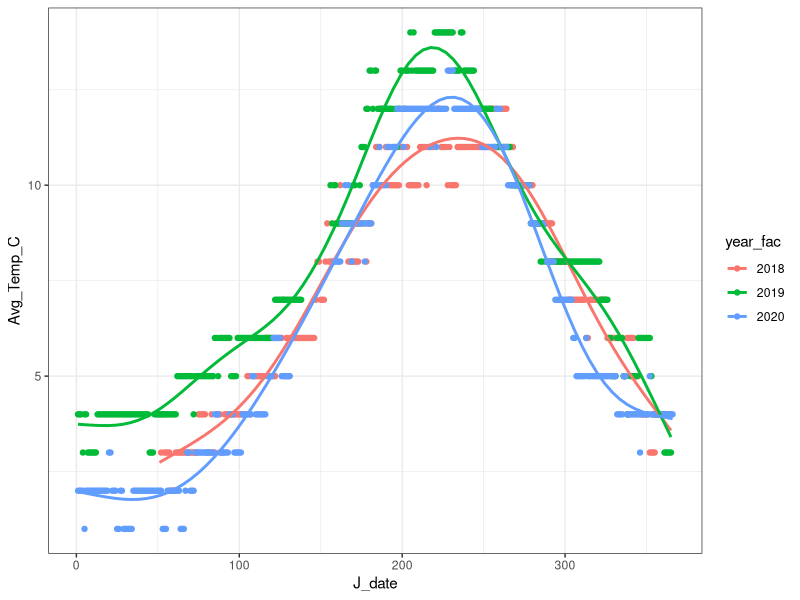
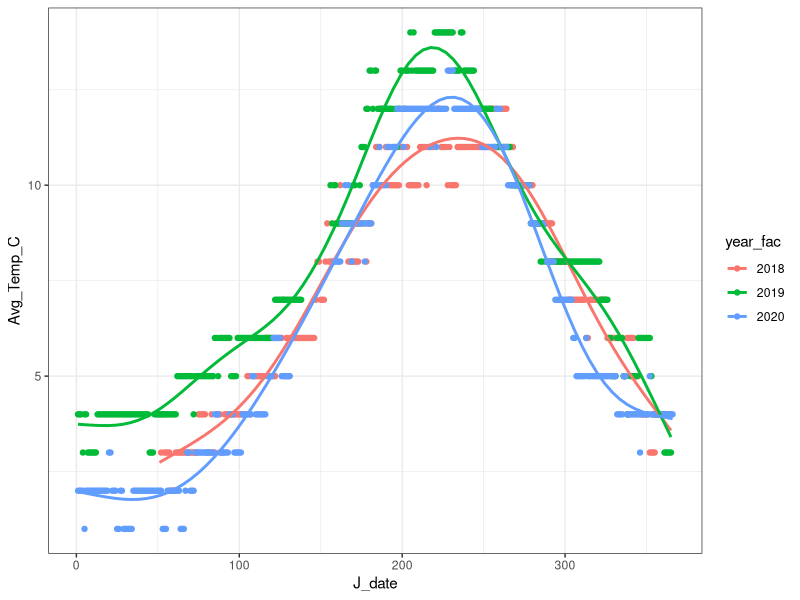

Generate these figures, in order, with R:
# This is the data import script for ocean temp in cook bay

library(tidyverse)
library(lubridate)

# Read in the data and rename any columns that need renaming
cooktemp <- read_csv("data/DailyTempAvg1.csv")
head(cooktemp)
cooktemp <- rename(cooktemp, "Avg_Temp" = "Avg Temp")
head(cooktemp)
tail(cooktemp)
##can see that last rows are all NA. Must remove these last 3 rows
cooktemp <-filter(cooktemp, !is.na(year))
tail(cooktemp) #you can see it worked 

#need to remove years 2021
cooktemp<-filter(cooktemp,year=="2018"|year=="2019" | year == "2020")
distinct(cooktemp, year)


#want to plot Avg Temp by date with year dif color
cooktemp <- cooktemp %>%
  mutate(year_fac = as.factor(year))

cooktemp <- cooktemp %>%
  mutate(Avg_Temp_C = as.integer(Avg_Temp))
str(cooktemp)
ggplot(cooktemp, aes(J_date, Avg_Temp_C, color = year_fac)) +
  geom_point() +
  theme_bw() +
  geom_smooth(method = "gam", formula = y ~ s(x, k = 8), se = F)

ggsave("./figs/Cook_Bay_Temp1.png", width = 6, height = 4, units = 'in')

##Mike make plot better by only showing curve and not datapoints?
##Mike test if years different in cooktemp?
